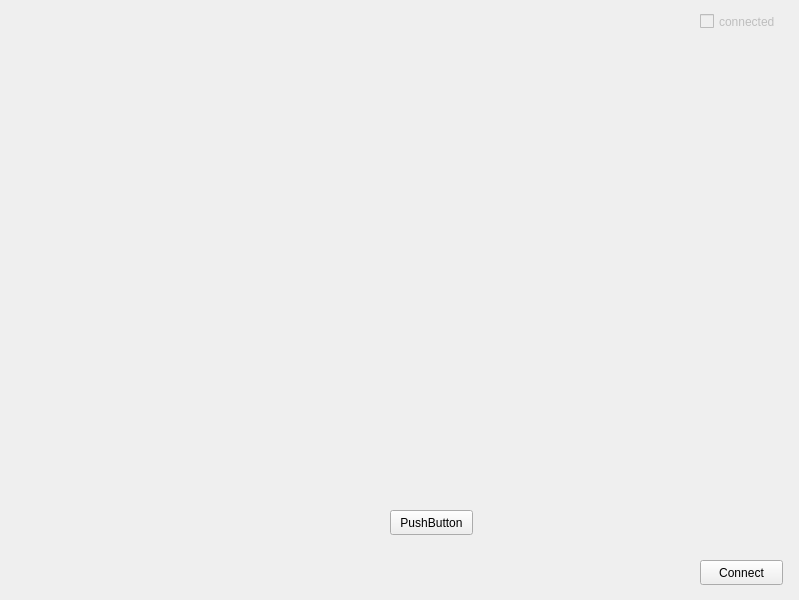
<?xml version="1.0" encoding="UTF-8"?>
<ui version="4.0">
 <class>NorseVPN</class>
 <widget class="QMainWindow" name="NorseVPN">
  <property name="enabled">
   <bool>true</bool>
  </property>
  <property name="geometry">
   <rect>
    <x>0</x>
    <y>0</y>
    <width>799</width>
    <height>600</height>
   </rect>
  </property>
  <property name="acceptDrops">
   <bool>false</bool>
  </property>
  <property name="windowTitle">
   <string>NorseVPN</string>
  </property>
  <widget class="QWidget" name="centralwidget">
   <widget class="QCheckBox" name="cb_connected">
    <property name="enabled">
     <bool>false</bool>
    </property>
    <property name="geometry">
     <rect>
      <x>700</x>
      <y>10</y>
      <width>90</width>
      <height>23</height>
     </rect>
    </property>
    <property name="toolTip">
     <string>checked you are currently connected to a vpn</string>
    </property>
    <property name="text">
     <string>connected</string>
    </property>
    <property name="checkable">
     <bool>true</bool>
    </property>
    <property name="autoExclusive">
     <bool>false</bool>
    </property>
    <property name="tristate">
     <bool>false</bool>
    </property>
   </widget>
   <widget class="QPushButton" name="btn_connect">
    <property name="geometry">
     <rect>
      <x>700</x>
      <y>560</y>
      <width>83</width>
      <height>25</height>
     </rect>
    </property>
    <property name="text">
     <string>Connect</string>
    </property>
   </widget>
   <widget class="QPushButton" name="btn_debug">
    <property name="geometry">
     <rect>
      <x>390</x>
      <y>510</y>
      <width>83</width>
      <height>25</height>
     </rect>
    </property>
    <property name="text">
     <string>PushButton</string>
    </property>
   </widget>
  </widget>
 </widget>
 <resources/>
 <connections/>
</ui>
